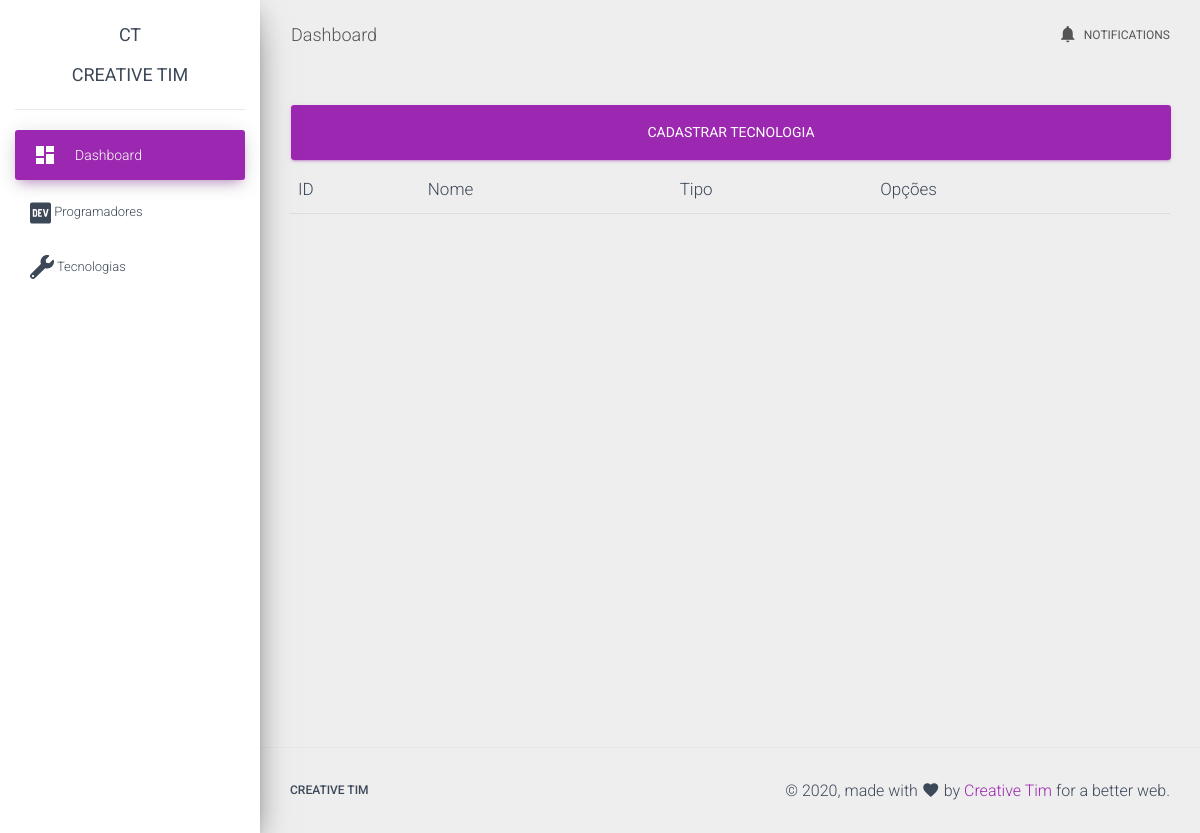
Page /tecnologia/ on the earlier database version.
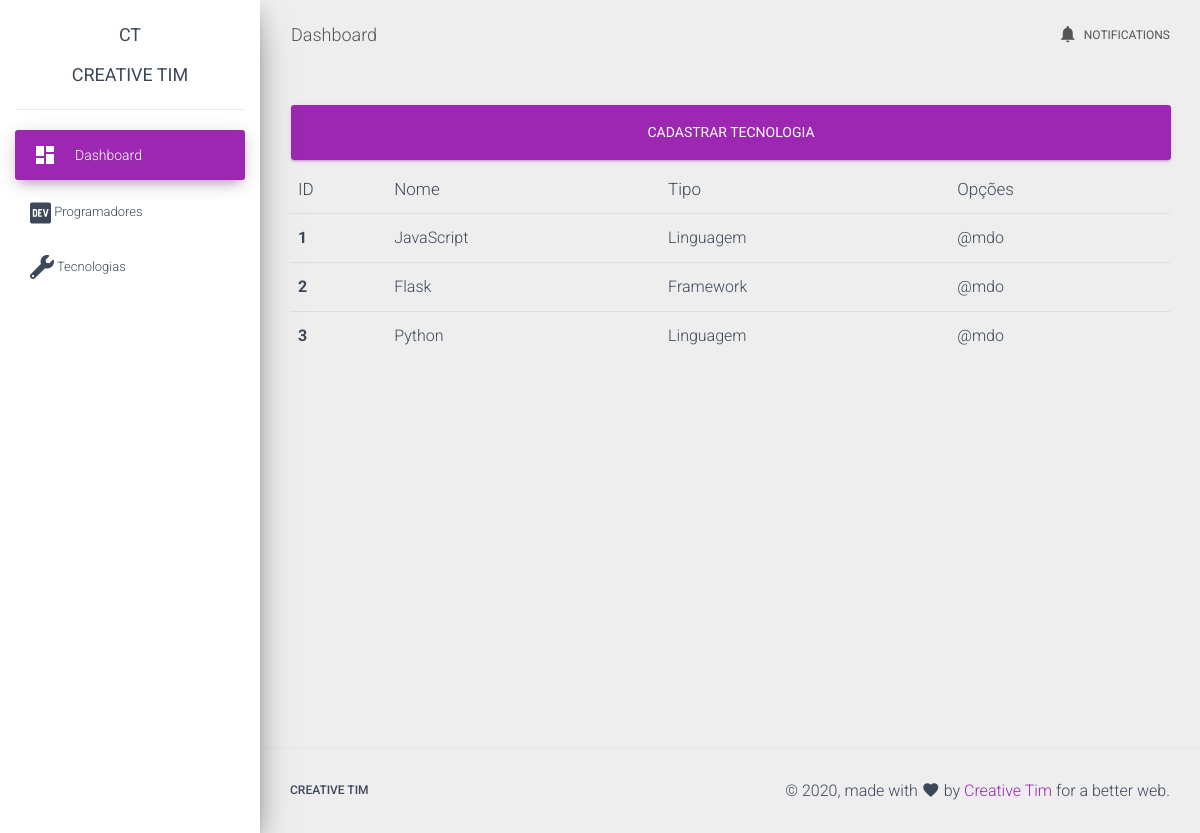
Same page on the later database version.
### sistema/tecnologia/models.py (models this page shows)
class Tecnologia(db.Model):
    __tablename__       = "tecnologia"
    id                  = db.Column(db.Integer, primary_key=True)
    nome                = db.Column(db.String(30), nullable=False)
    tipo                = db.Column(db.String(30), nullable=False)
    programadores       = db.relationship("Programador", secondary=ProgramadorTecnologia, back_populates="tecnologias")

### sistema/tecnologia/views.py (the view)
@tecnologia.route('/')
def index():
    tecnologias = Tecnologia.query.all()
    return render_template('tecnologias.html', tecnologias = tecnologias)

### sistema/tecnologia/templates/tecnologias.html
{% extends 'base.html' %}
{% block content %}
<a class="btn btn-primary btn-lg btn-block" href="{{url_for('tecnologia.cadastrar')}}">Cadastrar Tecnologia</a>
<table class="table table-borderless">
<thead>
    <tr>
    <th scope="col">ID</th>
    <th scope="col">Nome</th>
    <th scope="col">Tipo</th>
    <th scope="col">Opções</th>
    </tr>
</thead>
<tbody>
    {% for tecnologia in tecnologias %}
    <tr>
        <th scope="row">{{tecnologia.id}}</th>
        <td>{{tecnologia.nome}}</td>
        <td>{{tecnologia.tipo}}</td>
        <td>@mdo</td>
    </tr>
    {% endfor %}
</tbody>
</table>
{% endblock %}

### sistema/templates/base.html (shortened to what this page needs)
<!doctype html>
<html lang="pt-BR">
<head>
  <link rel="stylesheet" href="https://maxcdn.bootstrapcdn.com/font-awesome/latest/css/font-awesome.min.css">
  <link href="{{url_for('static',filename='dashboard/assets/css/material-dashboard.min.css')}}" rel="stylesheet" >
  <link rel="stylesheet" href="https://cdnjs.cloudflare.com/ajax/libs/font-awesome/5.12.0-2/css/all.min.css" />
</head>
<body>
  <div class="wrapper ">
    <div class="sidebar" data-color="purple" data-background-color="white">
      <div class="logo">
        <a href="http://www.creative-tim.com" class="simple-text logo-mini">
          CT
        </a>
        <a href="http://www.creative-tim.com" class="simple-text logo-normal">
          Creative Tim
        </a>
      </div>
      <div class="sidebar-wrapper">
        <ul class="nav">
          <li class="nav-item active  ">
            <a class="nav-link" href="{{url_for('principal.index')}}">
              <i class="material-icons">dashboard</i>
              <p>Dashboard</p>
            </a>
          </li>
          <li class="nav-item  ">
            <a class="nav-link" href="{{url_for('programador.index')}}">
              <i class="fab fa-dev material-icons"></i>
              Programadores
            </a>
          </li>
          <li class="nav-item  ">
            <a class="nav-link" href="{{url_for('tecnologia.index')}}">
              <i class="fas fa-wrench material-icons"></i>
              Tecnologias
            </a>
          </li>
        </ul>
      </div>
    </div>
    <div class="main-panel">
      <nav class="navbar navbar-expand-lg navbar-transparent navbar-absolute fixed-top ">
        <div class="container-fluid">
          <div class="navbar-wrapper">
            <a class="navbar-brand" href="javascript:;">Dashboard</a>
          </div>
          <div class="collapse navbar-collapse justify-content-end">
            <ul class="navbar-nav">
              <li class="nav-item">
                <a class="nav-link" href="javascript:;">
                  <i class="material-icons">notifications</i> Notifications
                </a>
              </li>
            </ul>
          </div>
        </div>
      </nav>
      <div class="content">
        <div class="container-fluid">
          {% block content %}
          {% endblock content %}
        </div>
      </div>
      <footer class="footer">
        <div class="container-fluid">
          <nav class="float-left">
            <ul>
              <li>
                <a href="https://www.creative-tim.com">
                  Creative Tim
                </a>
              </li>
            </ul>
          </nav>
          <div class="copyright float-right">
            &copy;
            , made with <i class="material-icons">favorite</i> by
            <a href="https://www.creative-tim.com" target="_blank">Creative Tim</a> for a better web.
          </div>
        </div>
      </footer>
    </div>
  </div>
</body>
</html>

Differences in the rows shown:
added Tecnologia: id "1", nome "JavaScript", tipo "Linguagem"
added Tecnologia: id "2", nome "Flask", tipo "Framework"
added Tecnologia: id "3", nome "Python", tipo "Linguagem"
